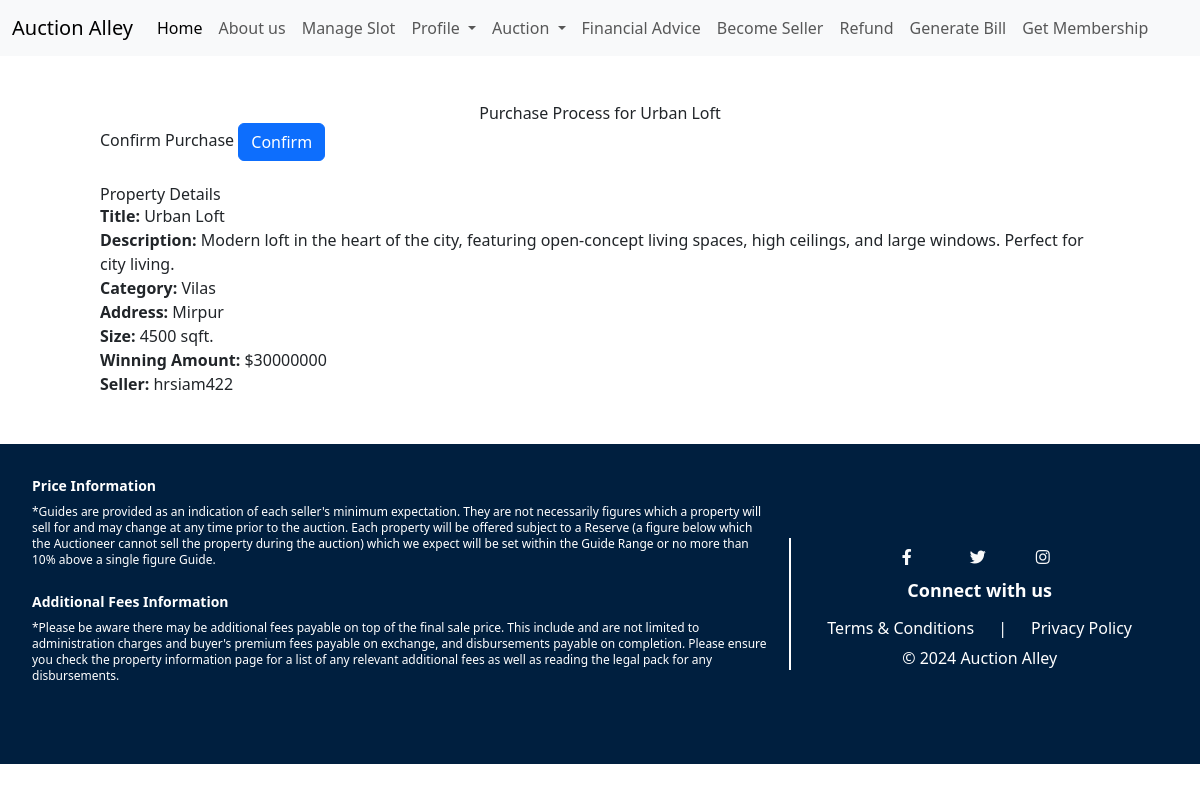
The page /purchase/9/ (signed in) on the database its author committed.
### Dashboard/models.py (models this page shows, shortened)
class Auction(models.Model):
    title = models.CharField(max_length=64)
    description = models.TextField(max_length=512)
    address = models.CharField(max_length=255)
    starting_bid = models.IntegerField()
    current_bid = models.IntegerField(default=0)
    current_bid_by = models.ForeignKey(User, on_delete=models.CASCADE,null=True, blank=True, related_name='bids_made')
    category = models.ForeignKey(Category, on_delete=models.CASCADE, related_name="auction_category", blank=True, null=True)
    seller = models.ForeignKey(Seller, on_delete=models.CASCADE, related_name="auction_seller")
    creation_date = models.DateTimeField(blank=True, null=True)
    end_time = models.DateTimeField(blank=True, null=True)
    house_size = models.IntegerField(null=True, blank=True)
    image = models.ImageField(upload_to='images/auction_item_images/')
    winner = models.ForeignKey(User, related_name='won_auctions', on_delete=models.SET_NULL, null=True, blank=True)
    APPROVAL_CHOICES = [
        ('pending', 'Pending'),
        ('approved', 'Approved'),
        ('rejected', 'Rejected'),
    ]
    approval_status = models.CharField(max_length=10, choices=APPROVAL_CHOICES, default='pending')

class Category(models.Model):
    title = models.CharField(max_length=64)
    def __str__(self):
        return f"{self.title}"

### User/models.py (models this page shows, shortened)
class Seller(models.Model):
    profile = models.OneToOneField(Profile, on_delete=models.CASCADE)
    rating_sum = models.DecimalField(max_digits=10, decimal_places=2, default=0.00)
    total_ratings = models.PositiveIntegerField(default=0)
    total_properties = models.PositiveIntegerField(default=0)
    average_rating = models.DecimalField(max_digits=2, decimal_places=1, default=0.0)

class Profile(models.Model):
    user = models.OneToOneField(User, primary_key=True, on_delete=models.CASCADE)
    phone = models.CharField(max_length=11)
    address = models.CharField(max_length=100)
    birth_date = models.DateField(null=True, blank=True)
    amount = models.IntegerField(default=0, null=True, blank=True)
    membership_start_date = models.DateTimeField(null=True, blank=True)
    membership_end_date = models.DateTimeField(null=True, blank=True)
    is_premium = models.BooleanField(default=False)
    profile_picture = models.ImageField(upload_to='images/profile_pictures/', null=True, blank=True)
    is_seller = models.BooleanField(default=False)

### Dashboard/views.py (the view, shortened to what this page needs)
# urls.py: path('purchase/<int:auction_id>/', views.purchase_process, name='purchase_process'),
@login_required
def purchase_process(request, auction_id):
    auction = get_object_or_404(Auction, id=auction_id)
    purchase_success = False
    return render(request, 'purchase_process.html', {
        'auction': auction,
        'purchase_success': purchase_success
    })

### Dashboard/templates/purchase_process.html (shortened to what this page needs)
{% extends 'basee.html' %}
{% block content %}
<div class="container my-5">
    <h1 class="text-center">Purchase Process for {{ auction.title }}</h1>
    {% if purchase_success %}
        <div class="alert alert-success" role="alert">
            Your purchase has been processed successfully. Check your email for confirmation.
        </div>
    {% else %}
        <form method="post">
            <div class="form-group">
                <label for="confirm">Confirm Purchase</label>
                <button type="submit" class="btn btn-primary">Confirm</button>
            </div>
        </form>
    {% endif %}
    <div class="mt-4">
        <h2>Property Details</h2>
        <p><strong>Title:</strong> {{ auction.title }}</p>
        <p><strong>Description:</strong> {{ auction.description }}</p>
        <p><strong>Category:</strong> {{ auction.category }}</p>
        <p><strong>Address:</strong> {{ auction.address }}</p>
        <p><strong>Size:</strong> {{ auction.house_size }} sqft.</p>
        <p><strong>Winning Amount:</strong> ${{ auction.current_bid }}</p>
        <p><strong>Seller:</strong> <a href="{% url 'User:seller_profile_view' auction.seller.id %}">{{ auction.seller.profile.user.username }}</a></p>
    </div>
</div>
{% endblock %}

### templates/basee.html (style rules this page uses)
.background-image { background-image: url('https://media.istockphoto.com/id/486232168/photo/real-estate.jpg?s=612x612&w=0&k=20&c=IYEE_YXByOC6-gKPuX5HxaiLJi1RehrC3i0wdJ9799Y='); background-size: cover; background-position: center; min-height: 100vh; background-attachment: fixed; }

### rows shown on the page
Auction: title "Urban Loft", description "Modern loft in the heart of the city, featuring open-concept living spaces, high ceilings, and large windows. Perfect for city living.", category "Vilas", address "Mirpur", house_size "4500", current_bid "30000000", seller.profile.user.username "hrsiam422"
